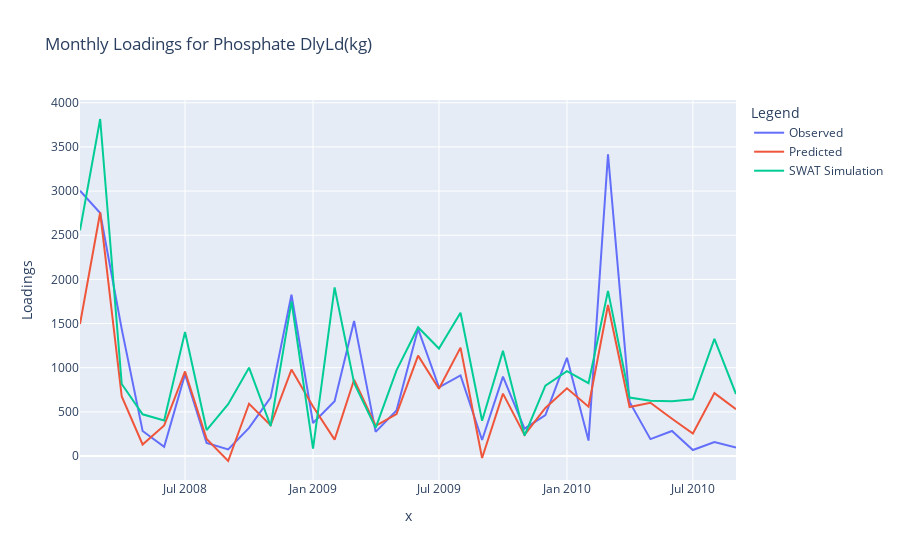
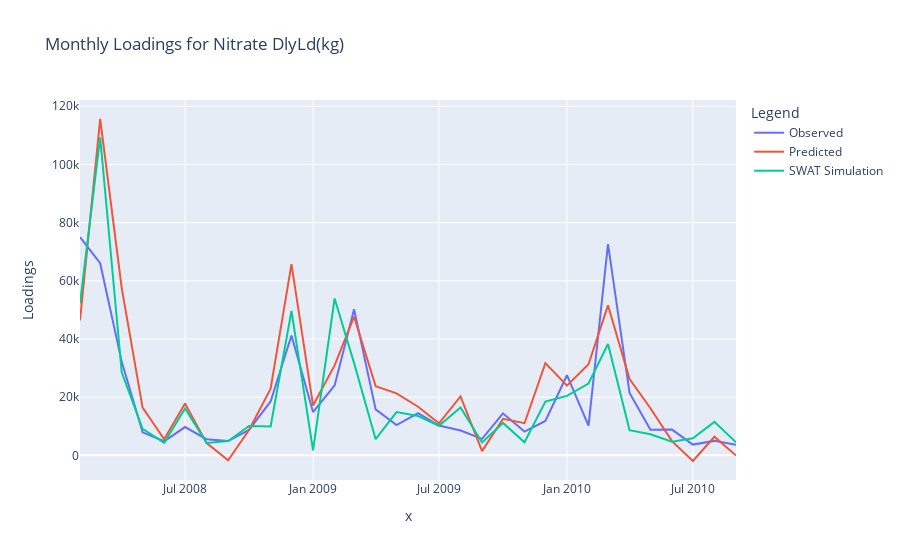

The cell these charts' notebook holds for them, in order:
### Code cell
import plotly.express as px

for target in targets:
    # Create a DataFrame for plotting
    plot_df = monthly_aggregates[target].copy()
    plot_df["SWAT Simulation"] = swat_monthly_aggregates[
        f"Calibrated_SWAT_{target}"
    ].values

    # Plot using Plotly Express
    fig = px.line(
        plot_df,
        x=plot_df["month"].astype("datetime64[ns]"),
        y=["Observed", "Predicted", "SWAT Simulation"],
        labels={"value": "Loadings", "month": "Month"},
        title=f"Monthly Loadings for {target}",
    )
    fig.update_layout(legend_title_text="Legend")
    fig.show()
